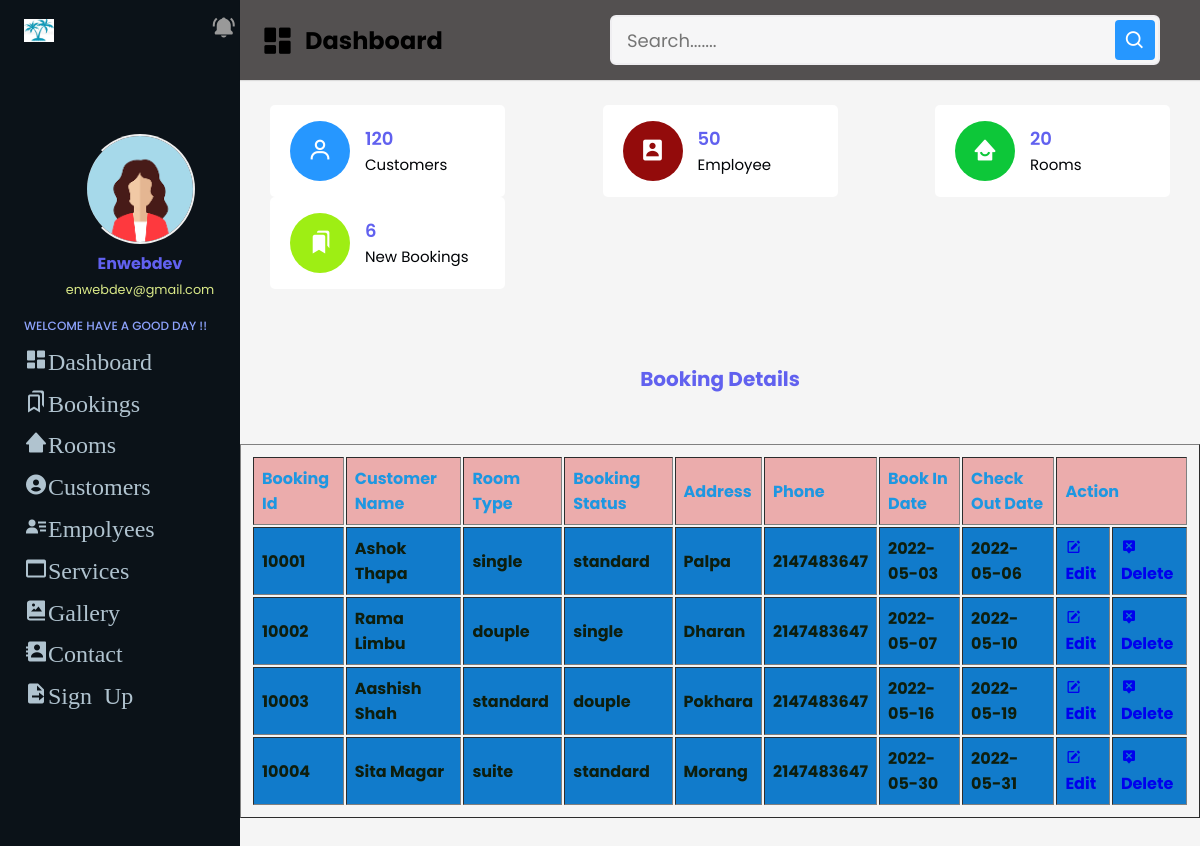
Screenshot of /admin/bookingdetails.php (signed in) with the database file from the repository.
### tables this page shows
CREATE TABLE `bookings` (
  `b_id` int(11) NOT NULL,
  `c_name` varchar(50) NOT NULL,
  `r_type` varchar(20) NOT NULL,
  `b_status` varchar(20) NOT NULL,
  `address` varchar(20) NOT NULL,
  `phone` int(11) NOT NULL,
  `booking_in_date` date NOT NULL,
  `check_out_date` date NOT NULL
);

### admin/bookingdetails.php (the view, shortened to what this page needs)
<?php
  require('inc/db_config.php');
?>
<!DOCTYPE html>
 <html lang="en">
   <head>
    <?php
    require('inc/links.php');
    ?>
  </head>
  <body>
  <?php require('inc/header.php');?>
      <center>
        <br>
        <br>
        <br>
        <h3><u>Booking Details</u></h3><br><br>
        <table  border=1px cellpadding="9px" cellspacing="2">
      <tr>
        <th >Booking Id</th>
        <th >Customer Name</th>
        <th >Room Type</th>
        <th >Booking Status</th>
        <th>Address</th>
        <th >Phone</th>
        <th >Book In Date </th>
        <th >Check Out Date</th>
        <th colspan="2">Action</th>
      </tr>
      <?php
        $sql = "SELECT * FROM `bookings`";
        $res = mysqli_query($con, $sql);
        $result =mysqli_num_rows($res);
        if($result){
            while( $row = mysqli_fetch_array($res)){
              ?>
              <tr>
                <td><?php echo $row['b_id'];?></td>
                <td><?php echo $row['c_name'];?></td>
                <td><?php echo $row['r_type'];?></td>
                <td><?php echo $row['b_status'];?></td>
                <td><?php echo $row['address'];?></td>
                <td><?php echo $row['phone'];?></td>
                <td><?php echo $row['booking_in_date'];?></td>
                <td><?php echo $row['check_out_date'];?></td>
                <td><a href="bupdate.php?b_id=<?php echo $row['b_id'];?>"><i class='bx bxs-edit'></i>Edit</a></td>
                <td><a onclick="return confirm('Are you sure, you want to delete?')" href="bdelete.php?b_id=<?php echo $row['b_id'];?>"><i class='bx bxs-message-alt-x'></i>Delete</a></td>
              </tr>
              <?php
            }
          }
          ?>
    </table>
        <br><br>
      </center>
  </body>
 </html>

### admin/style.css (style rules this page uses)
:root { --main:orange; --bg:#0B1218; --bg-body:#131D28; }
* { margin: 0; padding: 0; text-decoration: none; list-style-type: none; box-sizing: border-box; font-family: 'Poppins' ,sans-serif; }
h3 { font-size: 20px; color: rgb(97, 97, 239); }
table { padding: 10px; }
th { text-align: left; padding: 8px; color: rgb(30, 151, 225); background: rgb(235, 172, 172); }
td { text-align: left; padding: 8px; color: rgb(14, 30, 14); background: rgb(17, 123, 203); font-weight: bold; }

### rows the page displays
bookings: b_id "10001", c_name "Ashok Thapa", r_type "single", b_status "standard", address "Palpa", phone "2147483647", booking_in_date "2022-05-03", check_out_date "2022-05-06"
bookings: b_id "10002", c_name "Rama Limbu", r_type "douple", b_status "single", address "Dharan", phone "2147483647", booking_in_date "2022-05-07", check_out_date "2022-05-10"
bookings: b_id "10003", c_name "Aashish Shah", r_type "standard", b_status "douple", address "Pokhara", phone "2147483647", booking_in_date "2022-05-16", check_out_date "2022-05-19"
bookings: b_id "10004", c_name "Sita Magar", r_type "suite", b_status "standard", address "Morang", phone "2147483647", booking_in_date "2022-05-30", check_out_date "2022-05-31"
